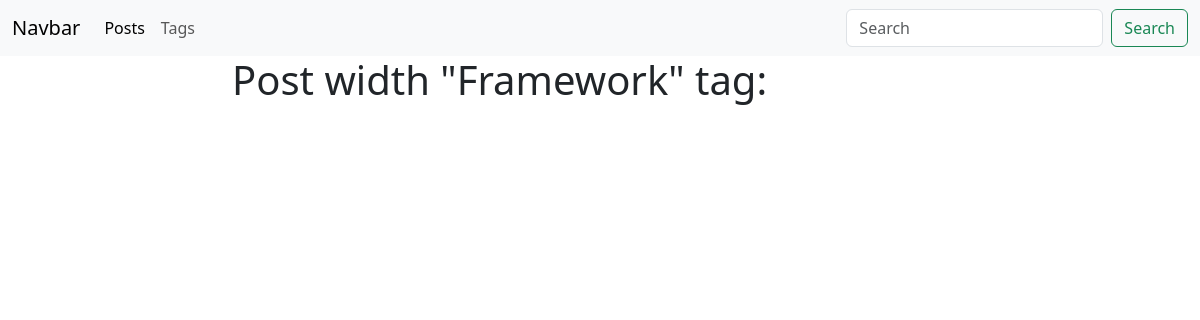
/blog/tag/framework/, run on an earlier commit of the app's database.
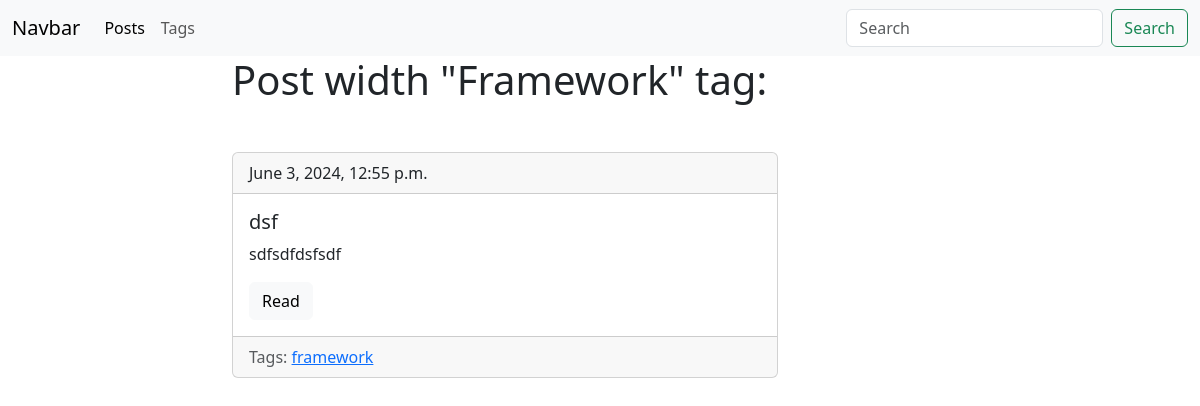
And on a later commit of the database.
### blog/models.py (models this page shows, shortened)
class Tag(models.Model):
     title = models.CharField(max_length=50)
     slug = models.SlugField(max_length=50, blank=True ,  unique = True)
     def get_absolute_url(self):
          return reverse('tag_detail_url', kwargs = {'slug':self.slug})
     class Meta:
          ordering = ['title']

class Post(models.Model):
     title = models.CharField(max_length = 150, db_index = True)
     slug = models.SlugField(max_length = 150, blank=True, unique = True)
     bodu = models.TextField(blank = True, db_index = True)
     date_pub = models.DateTimeField(auto_now_add = True)
     tags = models.ManyToManyField('Tag', blank=True, related_name='posts')
     def get_absolute_url(self):
         return reverse("post_detail_url", kwargs={'slug':self.slug})
     class Meta:
          ordering = ['-date_pub']

### blog/views.py (the view)
# urls.py: path('tag/<str:slug>/', Tag_detail.as_view() , name='tag_detail_url'),
class Tag_detail(ObjectDetailMixin,View):
    model = Tag
    template =  'blog/tag_detail.html'

### blog/utils.py (called while the page is built)
    def get(self,request,slug):
            obj  = get_object_or_404(self.model,slug__iexact=slug)
            return render(request, self.template, context = {self.model.__name__.lower(): obj, 'admin_object':obj , 'detail':True})

### blog/templates/blog/tag_detail.html (shortened to what this page needs)
{%extends 'blog/base_blog.html'%}
{%block content %}
<h1 class = "mb-5"> Post width "{{tag.title|title}}"  tag: </h1>
{%for post in tag.posts.all%}
{% include 'blog/includes/post_cardTempletes.html'%}
{%endfor%}
{%endblock%}

### blog/templates/blog/base_blog.html (shortened to what this page needs)
{%extends 'base.html'%}

### templates/base.html (shortened to what this page needs)
{% load static %}
<!DOCTYPE html>
<html>
  <head>
    <link
      href="https://cdn.jsdelivr.net/npm/bootstrap@5.3.3/dist/css/bootstrap.min.css"
      rel="stylesheet"
    />
    <link rel ="stylesheet" href="{% static 'css/styles.css'%}">
  </head>
  <body>
    <nav class="navbar navbar-expand-lg bg-body-tertiary  data-bs-theme="dark" " >
      <div class="container-fluid">
        <a class="navbar-brand" href="#">Navbar</a>
        <div class="collapse navbar-collapse" id="navbarSupportedContent">
          <ul class="navbar-nav me-auto mb-2 mb-lg-0">
            <li class="nav-item">
              <a class="nav-link active" aria-current="page" href="{% url 'posts_list_url' %}">Posts</a>
            </li>
            <li class="nav-item">
              <a class="nav-link" href="{% url 'tags_list_url'%}">Tags</a>
            </li>
          </ul>
          <form class="d-flex" role="search" action="{% url 'posts_list_url' %}">
            <input class="form-control me-2" type="search" placeholder="Search" aria-label="Search" name="search">
            <button class="btn btn-outline-success" type="submit">Search</button>
          </form>
        </div>
      </div>
    </nav>
    <div class="container">
      <div class=row>
          <div class="col-6 offset-md-2">
            {% block content %}{% endblock %}
          </div>
        </div>
      </div>
  </body>
</html>

### blog/templates/blog/includes/post_cardTempletes.html
<div class="card">
    <div class="card-header">{{post.date_pub}}</div>
    <div class="card-body">
      <h5 class="card-title">{{post.title}}</h5>
      <p class="card-text">{{post.bodu}}</p>
      <a href="{{post.get_absolute_url}}" class="btn btn-light">Read</a>
    </div>
    <div class="card-footer text-body-secondary">
       Tags:
       {%for tag in post.tags.all%}
        <a href = "{{tag.get_absolute_url}}">{{tag.title}}</a>
       {%endfor%}
      </div>
  </div>
  <br />

What changed in the data, as far as the page shows it:
added Post: date_pub "June 3, 2024, 12:55 p.m.", title "dsf", bodu "sdfsdfdsfsdf", Tag (title "framework")
